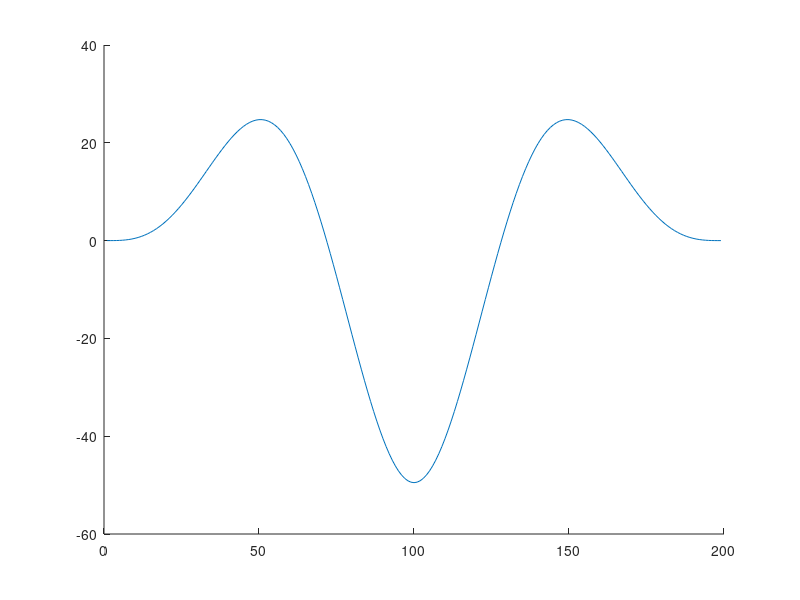

This figure's MATLAB source:
omega = 100; 
x = linspace(0, 2 * pi, 100);
w1 = sin(omega * x);
w2 = sin(omega * x + pi);

% calculatePhaseShift(w1, w2, omega)
correlation = xcorr(w1, w2);
figure
hold on
plot(correlation)
% plot(x,w1)
% plot(x,w2)
hold off





